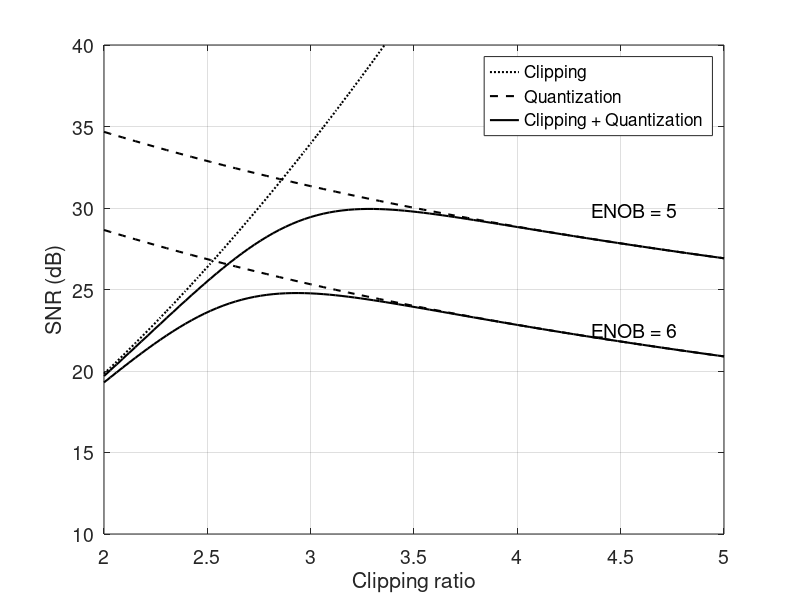

MATLAB code for this plot:
%% Normalize clipping and quantization noise
clear, clc, close all

r = linspace(2, 5);

%% Clip vs quantization

%% DC-OFDM (clipping twice symmetrically)
K = 1 - 2*qfunc(r);

% Normalized clipping noise (clipped symmetrically with the same clipping ratio)
Kr = @(r) (1 - K.^2 + 2*qfunc(r).*(r.^2 - 1) - 2*r/sqrt(2*pi).*exp(-r.^2/2))./K.^2;

% Normalized quantization noise (equivalent to quantization noise at the
% trnasmitter and receiver for DC-OFDM)
Kq = @(r, ENOB) K.*r.^2/(3*2^(2*ENOB))./K.^2;

figure1 = figure('Color',[1 1 1]);
hold on
plot(r, -10*log10(Kr(r)), ':k', 'LineWidth', 1.5)
plot(r, -10*log10(Kq(r, 5)), '--k', 'LineWidth', 1.5)
plot(r, -10*log10(Kr(r) + Kq(r, 5)), 'k', 'LineWidth', 1.5)
plot(r, -10*log10(Kq(r, 6)), '--k', 'LineWidth', 1.5)
plot(r, -10*log10(Kr(r) + Kq(r, 6)), 'k', 'LineWidth', 1.5)

legend('Clipping', 'Quant ENOB = 5', 'Quant ENOB = 6', 'FontSize', 14)
axis([r(1) r(end) 10 40])

legend('Clipping', 'Quantization', 'Clipping + Quantization');

% Create xlabel
xlabel('Clipping ratio','FontSize',14);

% Create ylabel
ylabel('SNR (dB)','FontSize',14);

set(gca, 'FontSize', 14)
set(gca, 'xtick', 2:0.5:5)
grid on
box on

% Create textbox
annotation(figure1,'textbox',...
    [0.74 0.4 0.2 0.1],...
    'String',{'ENOB = 6'},...
    'FontSize',14,...
    'FitBoxToText','off',...
    'LineStyle','none');

% Create textbox
annotation(figure1,'textbox',...
    [0.74 0.6 0.2 0.1],...
    'String',{'ENOB = 5'},...
    'FontSize',14,...
    'FitBoxToText','off',...
    'LineStyle','none');

% saveas(gca, 'clipping_vs_quantization.emf')

% convert gca to latex
% matlab2tikz files must be in current directory
% matlab2tikz('tikz\clipping_vs_quantization.tikz')